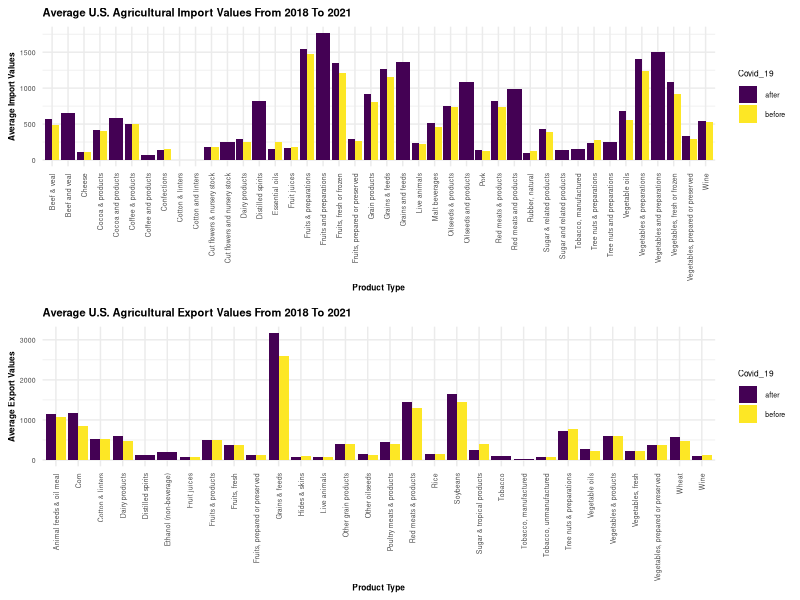
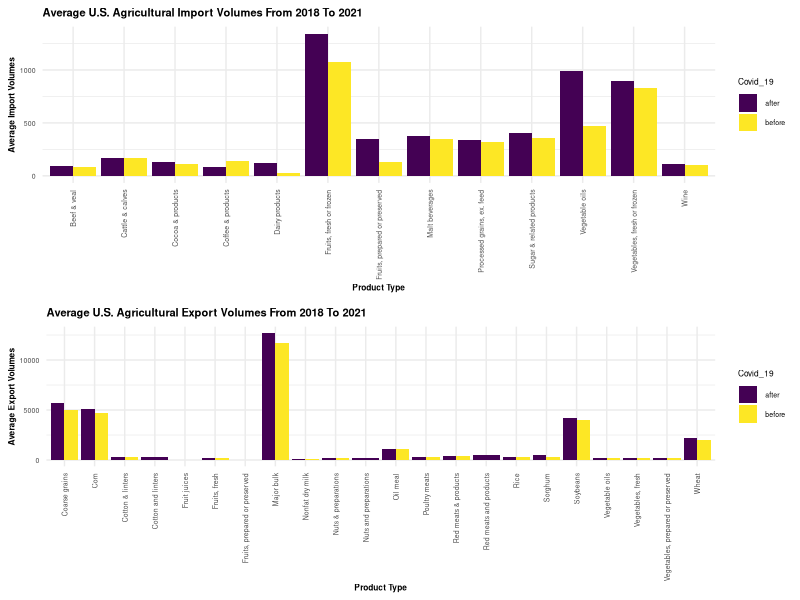

Write the R code that produced these figures, in order.
## ---- chunk 1
library(tidyverse)
library(ggpubr)

knitr::opts_chunk$set(
  fig.width = 7,
  fig.asp = .6,
  out.width = "90%"
)

theme_set(theme_minimal())

options(
  ggplot2.continuous.colour = "viridis",
  ggplot2.continuous.fill = "viridis"
)

scale_colour_discrete = scale_colour_viridis_d
scale_fill_discrete = scale_fill_viridis_d
## ---- chunk 2
import_value_df = 
  read_csv("data/cleaned data/import_value_combined.csv")

export_value_df = 
  read_csv("data/cleaned data/export_value_combined.csv")

import_volume_df = 
  read_csv("data/cleaned data/import_volume_combined.csv")

export_volume_df = 
  read_csv("data/cleaned data/export_volume_combined.csv")
## ---- chunk 3
before_covid_import_value =
  import_value_df %>% 
  filter(year == "2018" | year == "2019") %>% 
  add_column("Covid_19" = "before") %>% 
  group_by(product_type, Covid_19) %>% 
  summarize(average = mean(import_value)) 
  

after_covid_import_value =
  import_value_df %>% 
  filter(year == "2020" | year == "2021") %>% 
  add_column("Covid_19" = "after") %>% 
  group_by(product_type, Covid_19) %>% 
  summarize(average = mean(import_value)) 

covid_import_value_df = 
  rbind(before_covid_import_value,after_covid_import_value)

before_covid_export_value =
  export_value_df %>% 
  filter(year == "2018" | year == "2019") %>% 
  add_column("Covid_19" = "before") %>% 
  group_by(product_type, Covid_19) %>% 
  summarize(average = mean(export_value))

after_covid_export_value =
  export_value_df %>% 
  filter(year == "2020" | year == "2021") %>% 
  add_column("Covid_19" = "after") %>% 
  group_by(product_type, Covid_19) %>% 
  summarize(average = mean(export_value)) 

covid_export_value_df = 
  rbind(before_covid_export_value,after_covid_export_value)

## ---- chunk 4
covid_import_value_plot =  
  covid_import_value_df %>%
  ggplot(aes(x = product_type, y = average, fill = Covid_19)) +
  geom_bar(stat = "identity", position = "dodge") +
  labs(
    title = "Average U.S. Agricultural Import Values From 2018 To 2021 ",
    x = "Product Type",
    y = "Average Import Values",
  ) +
  theme(
    axis.text.x = element_text(angle = 90, vjust = 0.5, hjust = 1, size = 5),
    axis.text.y = element_text(size = 5),
    axis.title = element_text(size = 6, face = "bold"),
    legend.key.size = unit(0.5,"cm"),
    legend.text = element_text(size = 5),
    legend.title = element_text(size = 6),
    plot.title = element_text(size = 8,face = "bold")
    ) 

covid_export_value_plot =  
  covid_export_value_df %>%
  ggplot(aes(x = product_type, y = average, fill = Covid_19)) +
  geom_bar(stat = "identity", position = "dodge") +
  labs(
    title = "Average U.S. Agricultural Export Values From 2018 To 2021 ",
    x = "Product Type",
    y = "Average Export Values",
  ) +
  theme(
    axis.text.x = element_text(angle = 90, vjust = 0.5, hjust = 1, size = 5),
    axis.text.y = element_text(size = 5),
    axis.title = element_text(size = 6, face = "bold"),
    legend.key.size = unit(0.5,"cm"),
    legend.text = element_text(size = 5),
    legend.title = element_text(size = 6),
    plot.title = element_text(size = 8, face = "bold")
    )


ggarrange(covid_import_value_plot, covid_export_value_plot, ncol = 1)
## ---- chunk 5
before_covid_import_volume =
  import_volume_df %>%
  filter(year == "2018" | year == "2019") %>% 
  add_column("Covid_19" = "before") %>% 
  group_by(product_type, Covid_19) %>% 
  summarize(average = mean(import_volume))

after_covid_import_volume =
  import_volume_df %>% 
  filter(year == "2020" | year == "2021") %>% 
  add_column("Covid_19" = "after") %>% 
  group_by(product_type, Covid_19) %>% 
  summarize(average = mean(import_volume))

covid_import_volume_df = 
  rbind(before_covid_import_volume,after_covid_import_volume)

before_covid_export_volume =
  export_volume_df %>%
  filter(year == "2018" | year == "2019") %>% 
  add_column("Covid_19" = "before") %>% 
  group_by(product_type, Covid_19) %>% 
  summarize(average = mean(export_volume)) 

after_covid_export_volume =
  export_volume_df %>% 
  filter(year == "2020" | year == "2021") %>% 
  add_column("Covid_19" = "after") %>% 
  group_by(product_type, Covid_19) %>% 
  summarize(average = mean(export_volume)) 

covid_export_volume_df = 
  rbind(before_covid_export_volume,after_covid_export_volume)
## ---- chunk 6
covid_import_volume_plot =  
  covid_import_volume_df %>%
  ggplot(aes(x = product_type, y = average, fill = Covid_19)) +
  geom_bar(stat = "identity", position = "dodge") +
  labs(
    title = "Average U.S. Agricultural Import Volumes From 2018 To 2021 ",
    x = "Product Type",
    y = "Average Import Volumes",
  ) +
  theme(
    axis.text.x = element_text(angle = 90, vjust = 0.5, hjust = 1, size = 5),
    axis.text.y = element_text(size = 5),
    axis.title = element_text(size = 6, face = "bold"),
    legend.key.size = unit(0.5,"cm"),
    legend.text = element_text(size = 5),
    legend.title = element_text(size = 6),
    plot.title = element_text(size = 8,face = "bold")
    ) 


covid_export_volume_plot =  
  covid_export_volume_df %>%
  ggplot(aes(x = product_type, y = average, fill = Covid_19)) +
  geom_bar(stat = "identity", position = "dodge") +
  labs(
    title = "Average U.S. Agricultural Export Volumes From 2018 To 2021 ",
    x = "Product Type",
    y = "Average Export Volumes",
  ) +
  theme(
    axis.text.x = element_text(angle = 90, vjust = 0.5, hjust = 1, size = 5),
    axis.text.y = element_text(size = 5),
    axis.title = element_text(size = 6, face = "bold"),
    legend.key.size = unit(0.5,"cm"),
    legend.text = element_text(size = 5),
    legend.title = element_text(size = 6),
    plot.title = element_text(size = 8, face = "bold")
    )


ggarrange(covid_import_volume_plot, covid_export_volume_plot, ncol = 1)
